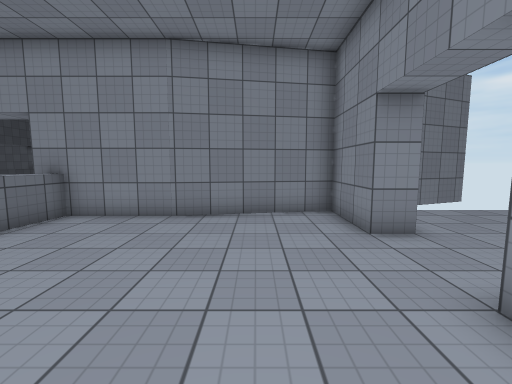
[1] (above)

24 first-person views from a walk through a scene from a Unity 3-D project. The camera is 1.5 m above the floor, tilts 6° down and sees 90° across. The floor is counted in squares, 1 m on a side. Each view is taken from the middle of a square. On the plan, view 1 faces up. The plan holds only what a view shows up to about 13 squares ahead; the rest is blank. The place goes on beyond the plan. The player character is not drawn. Some animated figures are not drawn. Door leaves are left out, so doorways stand open. Surface patterns are stand-ins for the level's own textures.

[2]
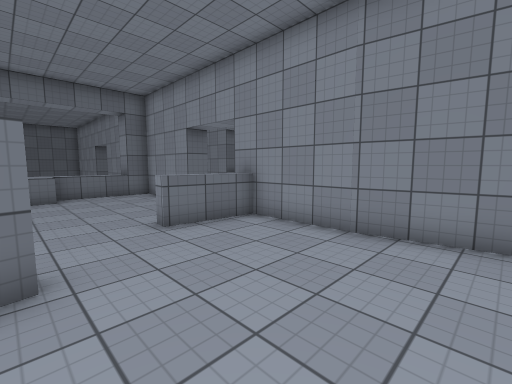

[3]
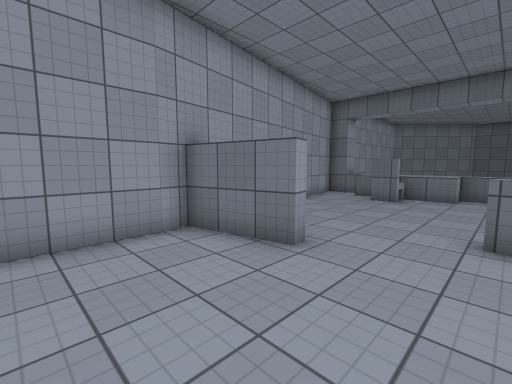

[4]
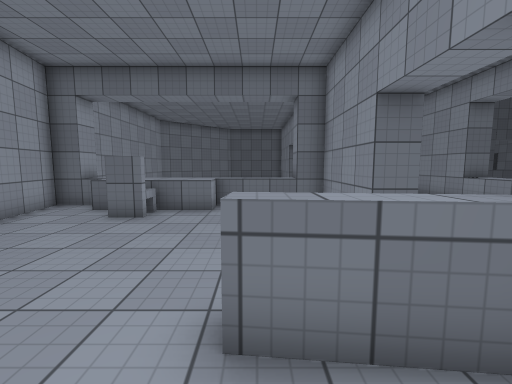

[5]
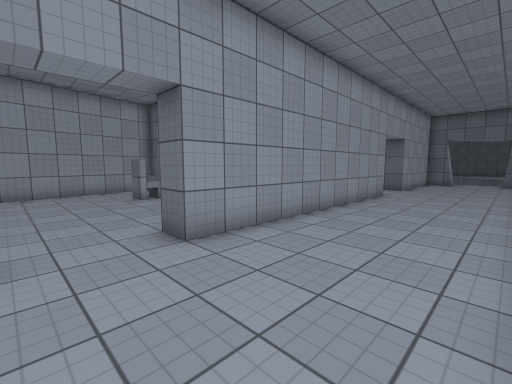

[6]
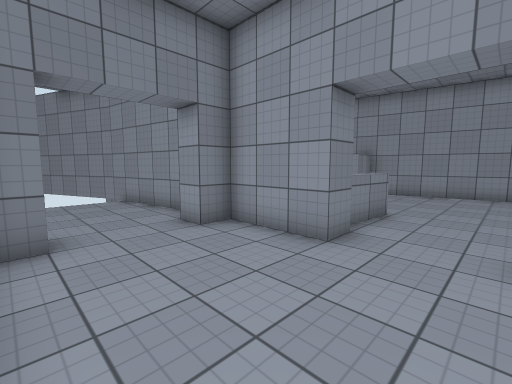

[7]
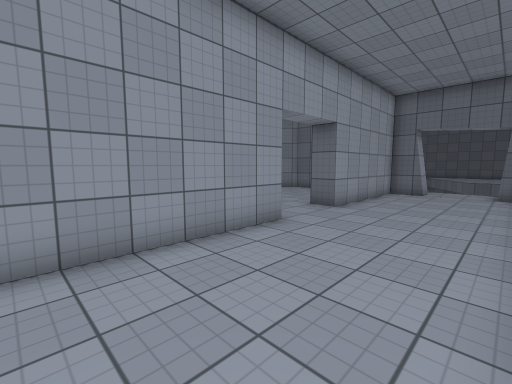

[8]
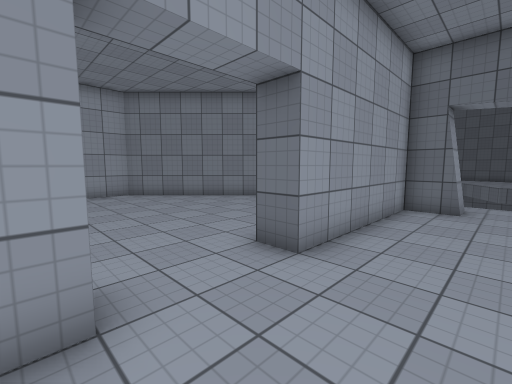

[9]
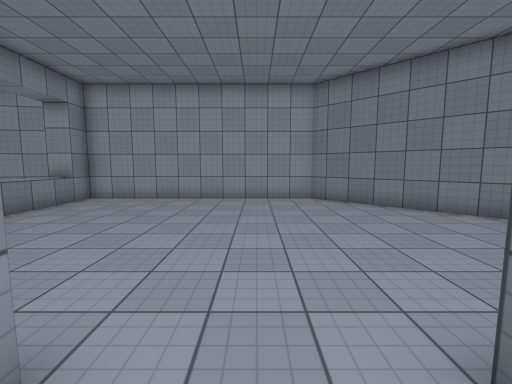

[10]
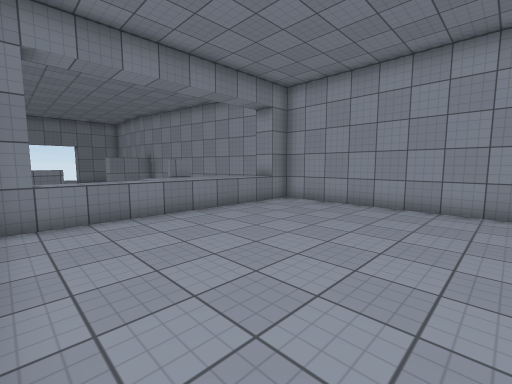

[11]
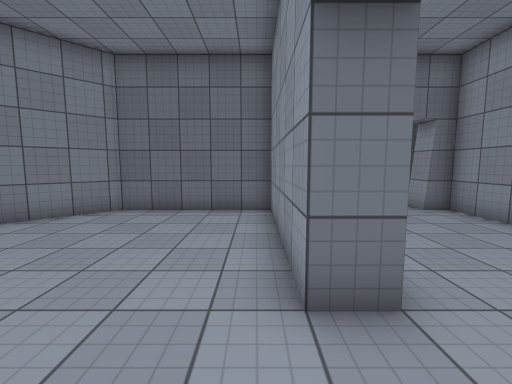

[12]
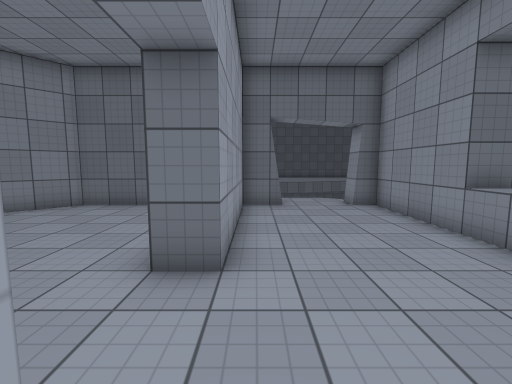

[13]
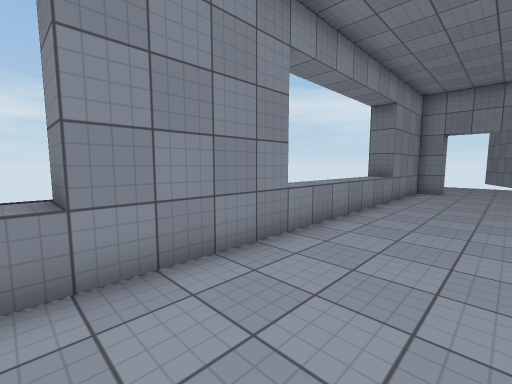

[14]
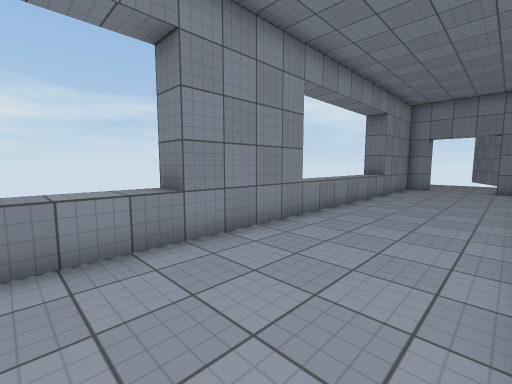

[15]
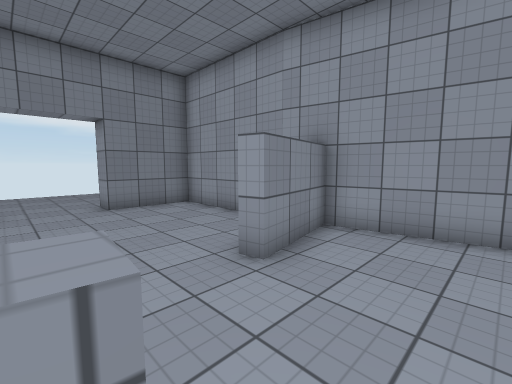

[16]
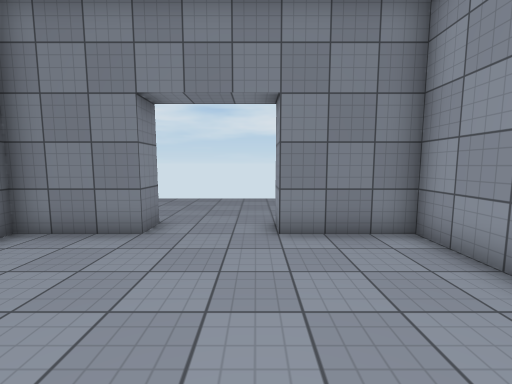

[17]
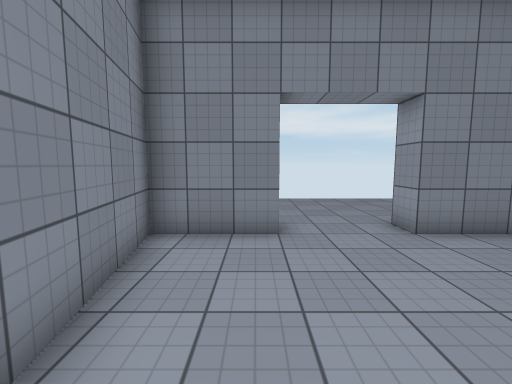

[18]
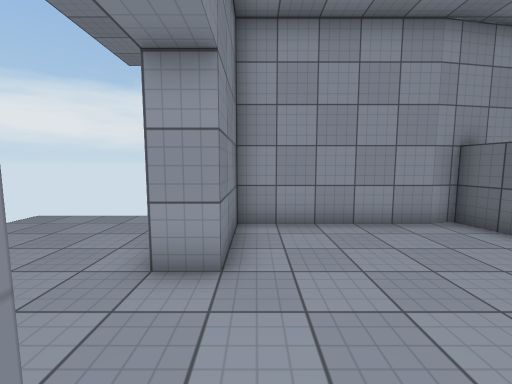

[19]
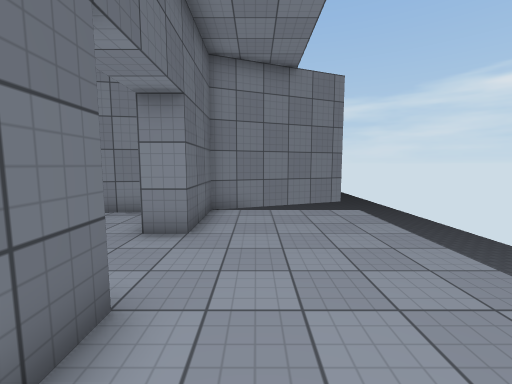

[20]
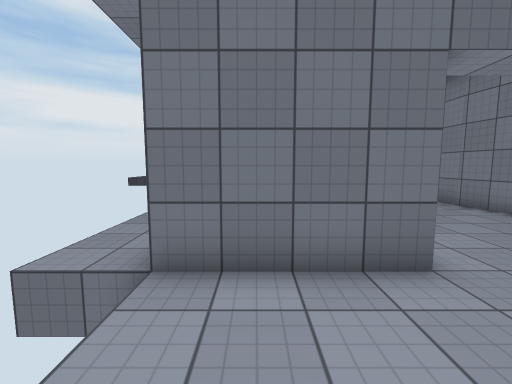

[21]
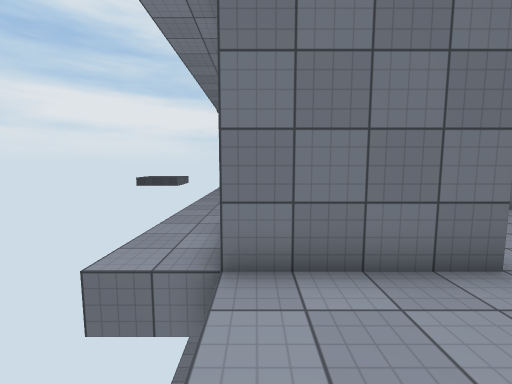

[22]
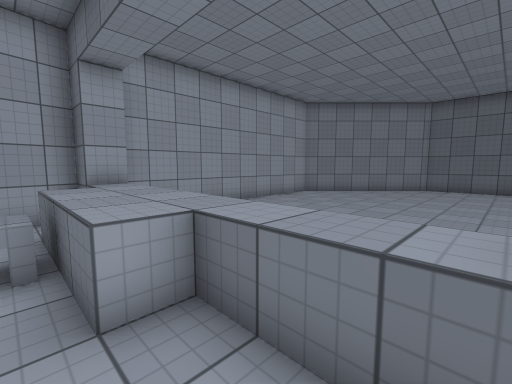

[23]
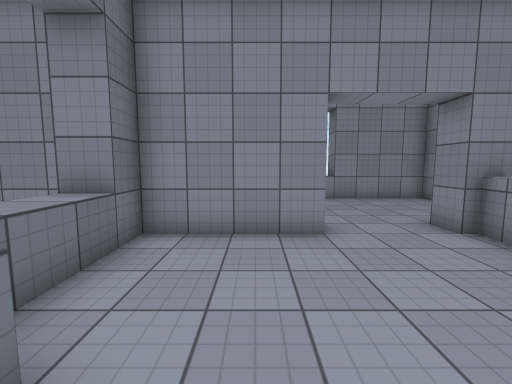

[24]
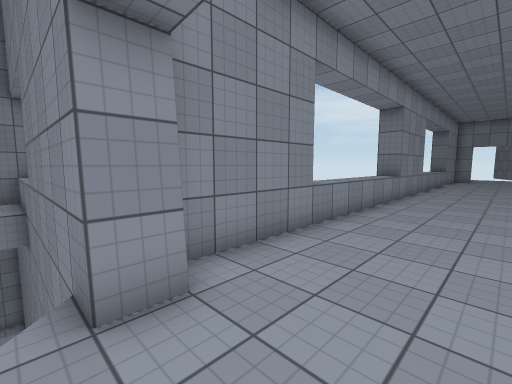

### Floor plan
Key: @ floor where view 1 was taken; # wall or solid block; . floor; D open door; ^ raised ledge; v drop or lower ground.
Columns run from 32 left of view 1 to 8 right of it. Each row starts with its distance up from view 1.
 16   #
 15   #               v
 14   #####^^^^^^^####^^^^^^^####
 13  v#..........................#
 12 v............................D.....
 11 v............................D.....   v##
 10 v............................D..... v###v
  9   #..........................#.#######v
  8   #######...###########...##########.....
  7   #...............#.......^........#.....
  6   #...............^.......^........#.....
  5   #...............^.......^..............
  4   #...............^......................
  3   #...............^^.....................
  2   ##..............^^^.......#......#.....
  1    ##.............^^^.......#......#.....
  0     ##............^^........#...@..#.....
 -1      ##...........^.......##########.....
 -2       ##..........#.#######   ......
 -3        ##############     ..........

Where each view was taken, in squares from view 1:
view 1: 0 up, 0 right, facing up
view 2: 2 up, 0 right, facing up-left
view 3: 5 up, 0 right, facing down-left
view 4: 5 up, 4 left, facing left
view 5: 13 up, 7 left, facing down-left
view 6: 13 up, 9 left, facing down-right
view 7: 13 up, 15 left, facing down-left
view 8: 11 up, 20 left, facing down-left
view 9: 9 up, 22 left, facing down
view 10: 7 up, 22 left, facing down-right
view 11: 7 up, 21 left, facing left
view 12: 9 up, 20 left, facing left
view 13: 10 up, 19 left, facing up-right
view 14: 9 up, 21 left, facing up-right
view 15: 5 up, 7 left, facing down-right
view 16: 3 up, 3 left, facing right
view 17: 6 up, 3 left, facing right
view 18: 6 up, 2 right, facing down
view 19: 0 up, 5 right, facing up
view 20: 0 up, 7 right, facing left
view 21: 1 down, 7 right, facing left
view 22: 6 up, 12 left, facing down-left
view 23: 2 up, 11 left, facing up
view 24: 10 up, 31 left, facing up-right
